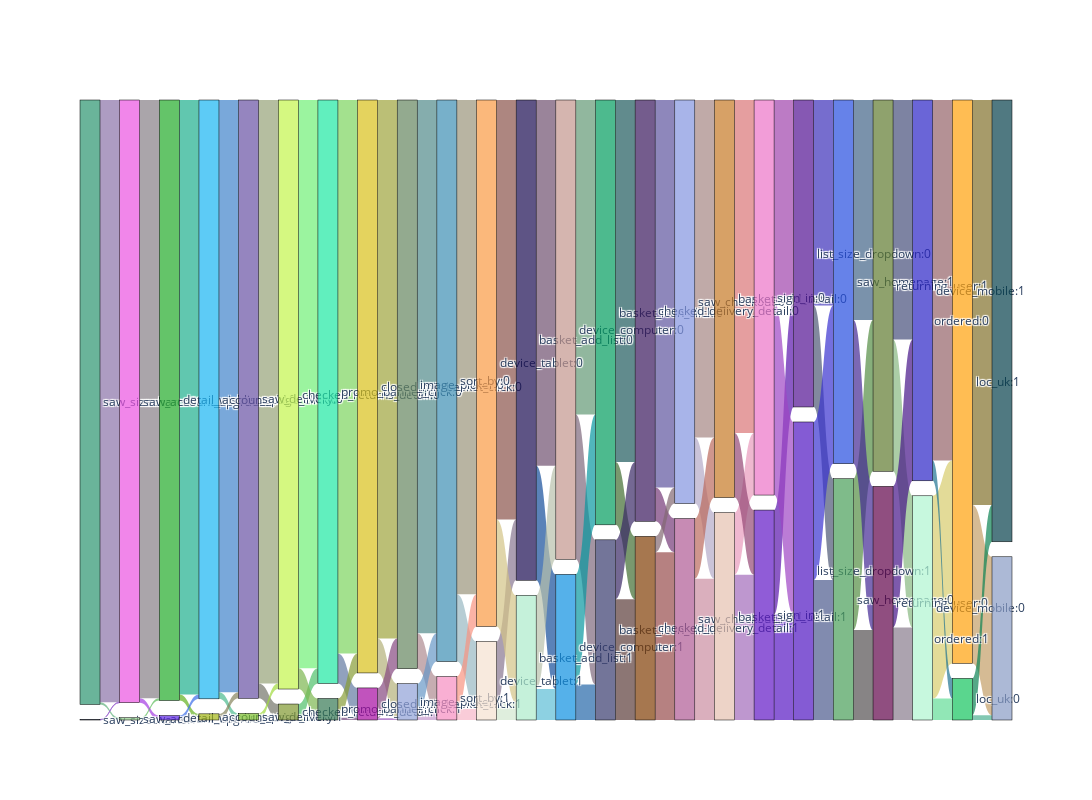

Notebook code for this chart:
### Code cell
plot = ParcatsSankeyPlot(df_pc_sorted, df_pc_sorted.columns.tolist(), chart='Sankey', w=2000)
fig = plot.create_plot()
fig.show()

### Figure 1 — Plotly figure (JSON) as saved in the notebook; plotly's stock layout.template omitted (floating-point values rounded to 4 significant figures)
{"data": [{"link": {"color": ["rgba(139,115,168,0.7)", "rgba(95,176,124,0.7)", "rgba(155,97,208,0.7)", "rgba(135,127,134,0.7)", "rgba(164,60,226,0.7)", "rgba(90,187,89,0.7)", "rgba(30,176,142,0.7)", "rgba(99,176,31,0.7)", "rgba(59,109,234,0.7)", "rgba(128,109,124,0.7)", "rgba(65,131,203,0.7)", "rgba(75,186,143,0.7)", "rgba(134,132,92,0.7)", "rgba(150,163,120,0.7)", "rgba(116,117,106,0.7)", "rgba(160,218,60,0.7)", "rgba(126,172,47,0.7)", "rgba(113,239,119,0.7)", "rgba(79,193,106,0.7)", "rgba(125,183,80,0.7)", "rgba(91,137,67,0.7)", "rgba(124,213,94,0.7)", "rgba(99,122,162,0.7)", "rgba(136,157,55,0.7)", "rgba(111,66,123,0.7)", "rgba(159,164,61,0.7)", "rgba(180,177,121,0.7)", "rgba(134,73,128,0.7)", "rgba(155,86,188,0.7)", "rgba(82,139,138,0.7)", "rgba(174,138,144,0.7)", "rgba(103,152,198,0.7)", "rgba(195,151,204,0.7)", "rgba(155,148,123,0.7)", "rgba(153,184,194,0.7)", "rgba(246,183,200,0.7)", "rgba(248,147,129,0.7)", "rgba(138,83,74,0.7)", "rgba(136,119,145,0.7)", "rgba(211,195,135,0.7)", "rgba(209,231,206,0.7)", "rgba(111,81,111,0.7)", "rgba(20,78,154,0.7)", "rgba(184,193,172,0.7)", "rgba(93,190,214,0.7)", "rgba(126,104,125,0.7)", "rgba(99,153,117,0.7)", "rgba(8,151,160,0.7)", "rgba(35,102,168,0.7)", "rgba(92,60,57,0.7)", "rgba(65,109,49,0.7)", "rgba(30,90,93,0.7)", "rgba(57,41,101,0.7)", "rgba(152,76,76,0.7)", "rgba(94,85,158,0.7)", "rgba(117,57,120,0.7)", "rgba(130,105,114,0.7)", "rgba(203,141,162,0.7)", "rgba(165,134,131,0.7)", "rgba(180,170,200,0.7)", "rgba(187,106,93,0.7)", "rgba(163,108,187,0.7)", "rgba(218,118,119,0.7)", "rgba(233,154,188,0.7)", "rgba(148,72,118,0.7)", "rgba(90,21,173,0.7)", "rgba(160,67,173,0.7)", "rgba(158,69,197,0.7)", "rgba(88,23,196,0.7)", "rgba(78,88,118,0.7)", "rgba(60,48,185,0.7)", "rgba(76,90,141,0.7)", "rgba(58,50,209,0.7)", "rgba(84,141,68,0.7)", "rgba(85,81,82,0.7)", "rgba(67,41,149,0.7)", "rgba(66,100,136,0.7)", "rgba(70,79,123,0.7)", "rgba(136,184,128,0.7)", "rgba(137,125,142,0.7)", "rgba(71,20,137,0.7)", "rgba(149,99,104,0.7)", "rgba(215,204,109,0.7)", "rgba(32,116,146,0.7)", "rgba(98,221,151,0.7)", "rgba(196,159,103,0.7)", "rgba(130,113,43,0.7)", "rgba(13,131,85,0.7)", "rgba(78,176,145,0.7)"], "source": [0, 0, 1, 2, 2, 3, 4, 4, 5, 5, 6, 6, 7, 8, 8, 9, 9, 10, 11, 10, 11, 12, 12, 13, 13, 14, 14, 15, 15, 16, 16, 17, 17, 18, 18, 19, 19, 20, 21, 20, 21, 22, 22, 23, 23, 24, 24, 25, 25, 26, 27, 27, 26, 28, 29, 29, 28, 30, 31, 31, 30, 32, 33, 32, 33, 34, 35, 35, 34, 36, 36, 37, 37, 38, 38, 39, 39, 40, 40, 41, 41, 42, 43, 42, 43, 44, 44, 45, 45], "target": [2, 3, 2, 4, 5, 4, 6, 7, 6, 7, 8, 9, 8, 10, 11, 10, 11, 12, 12, 13, 13, 14, 15, 14, 15, 16, 17, 16, 17, 18, 19, 18, 19, 20, 21, 21, 20, 22, 22, 23, 23, 24, 25, 24, 25, 26, 27, 27, 26, 28, 28, 29, 29, 30, 31, 30, 31, 32, 33, 32, 33, 34, 35, 35, 34, 36, 36, 37, 37, 38, 39, 38, 39, 40, 41, 41, 40, 42, 43, 43, 42, 44, 44, 45, 45, 46, 47, 47, 46], "value": [4977, 19, 4, 4944, 37, 19, 4913, 50, 36, 1, 4894, 55, 51, 4822, 123, 46, 9, 4696, 126, 172, 6, 4575, 247, 160, 18, 4450, 285, 250, 15, 4407, 293, 234, 66, 4085, 556, 93, 266, 3466, 503, 885, 146, 3022, 947, 774, 257, 1196, 2600, 911, 293, 998, 520, 2991, 491, 1386, 3203, 279, 132, 1168, 2789, 546, 497, 1201, 2752, 513, 534, 864, 1673, 1592, 871, 838, 1699, 1156, 1307, 1251, 743, 1188, 1818, 1980, 1089, 764, 1167, 2980, 1676, 167, 177, 1309, 3347, 304, 40]}, "node": {"color": ["rgba(44,148,111,0.7)", "rgba(76,112,190,0.7)", "rgba(235,83,226,0.7)", "rgba(146,204,137,0.7)", "rgba(35,171,42,0.7)", "rgba(93,37,227,0.7)", "rgba(25,181,242,0.7)", "rgba(163,182,21,0.7)", "rgba(105,82,164,0.7)", "rgba(125,192,45,0.7)", "rgba(195,245,76,0.7)", "rgba(128,153,49,0.7)", "rgba(31,233,163,0.7)", "rgba(55,121,85,0.7)", "rgba(217,193,26,0.7)", "rgba(167,11,161,0.7)", "rgba(102,135,96,0.7)", "rgba(144,161,216,0.7)", "rgba(62,143,180,0.7)", "rgba(247,141,192,0.7)", "rgba(249,154,67,0.7)", "rgba(245,226,209,0.7)", "rgba(27,12,82,0.7)", "rgba(173,236,203,0.7)", "rgba(196,150,141,0.7)", "rgba(14,145,226,0.7)", "rgba(56,59,110,0.7)", "rgba(2,157,94,0.7)", "rgba(129,62,5,0.7)", "rgba(58,23,93,0.7)", "rgba(176,91,148,0.7)", "rgba(131,148,224,0.7)", "rgba(230,192,176,0.7)", "rgba(199,121,38,0.7)", "rgba(97,24,199,0.7)", "rgba(237,116,200,0.7)", "rgba(83,18,147,0.7)", "rgba(80,22,194,0.7)", "rgba(73,159,89,0.7)", "rgba(37,78,224,0.7)", "rgba(96,123,48,0.7)", "rgba(98,4,75,0.7)", "rgba(44,36,199,0.7)", "rgba(176,246,209,0.7)", "rgba(255,162,10,0.7)", "rgba(20,197,94,0.7)", "rgba(137,156,197,0.7)", "rgba(6,65,76,0.7)"], "label": ["saw_sizecharts:0", "saw_sizecharts:1", "saw_account_upgrade:0", "saw_account_upgrade:1", "detail_wishlist_add:0", "detail_wishlist_add:1", "account_page_click:0", "account_page_click:1", "saw_delivery:0", "saw_delivery:1", "checked_returns_detail:0", "checked_returns_detail:1", "promo_banner_click:0", "promo_banner_click:1", "closed_minibasket_click:0", "closed_minibasket_click:1", "image_picker:0", "image_picker:1", "sort_by:0", "sort_by:1", "device_tablet:0", "device_tablet:1", "basket_add_list:0", "basket_add_list:1", "device_computer:0", "device_computer:1", "basket_icon_click:1", "basket_icon_click:0", "checked_delivery_detail:1", "checked_delivery_detail:0", "saw_checkout:1", "saw_checkout:0", "basket_add_detail:1", "basket_add_detail:0", "sign_in:1", "sign_in:0", "list_size_dropdown:0", "list_size_dropdown:1", "saw_homepage:0", "saw_homepage:1", "returning_user:1", "returning_user:0", "device_mobile:1", "device_mobile:0", "loc_uk:1", "loc_uk:0", "ordered:1", "ordered:0"], "line": {"color": "black", "width": 0.5}, "pad": 15, "thickness": 20}, "type": "sankey"}], "layout": {"height": 800, "width": 2000}}
